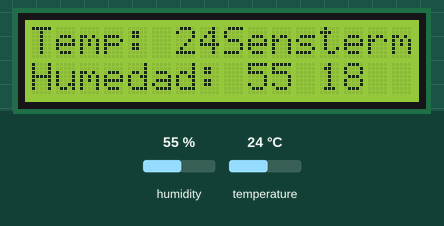
Bench run of a sketch on a simulated ESP8266 (NodeMCU). Parts: 16×2 character LCD. Inputs (shaded band) come from the test bench; at power-on: humidity 55 %, temperature 24 °C. WiFi joins after 1.5 s; servers stay silent unless stated; what the sketch prints to the serial monitor is not drawn.

Above: at 4.2 s.
4.3 s: humidity set to 22 %
At 8.0 s:
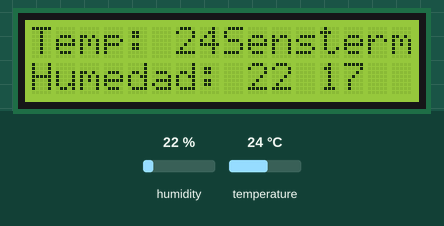
14.2 s: temperature set to 12 °C
At 16.4 s:
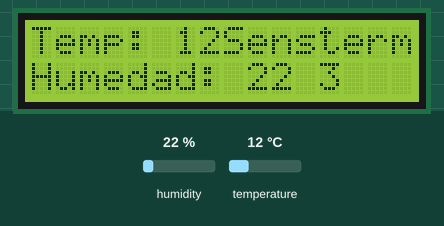
19.1 s: humidity set to 40 %
At 20.7 s:
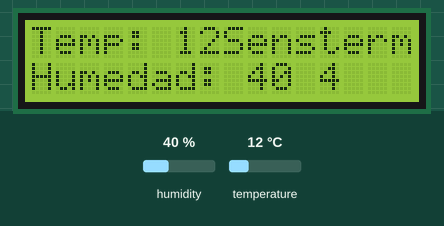
23.1 s: temperature set to 19 °C
At 25.0 s:
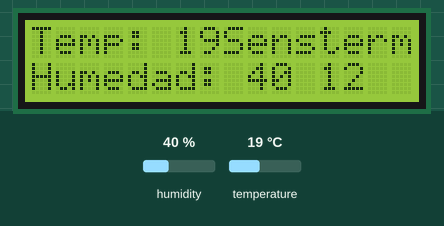
Timing chart, 0 to 26.5 s (numbered marks = the images above; inputs shaded):
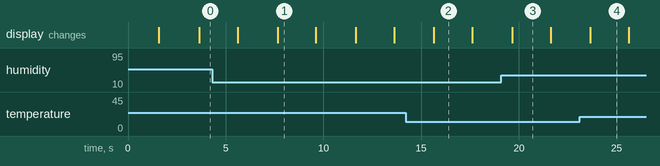

Measured:
- after the input at 4.3 s, the display: first differs from a run without the input after 3.3 s (image 1)
- after the input at 14.2 s, the display: changes after 1.4 s (image 2)
- after the input at 19.1 s, the display: changes after 0.55 s (image 3)
- after the input at 23.1 s, the display: changes after 0.55 s (image 4)
- what the display in image 1 shows lasts 2.0 s, from 7.6 s to 9.6 s

The sketch:

Dht-11.ino
```cpp
//Se incluyen las librerías del DHT
#include<DHT.h>
#include<DHT_U.h>
#include <LiquidCrystal_I2C.h>
/*D1=SCL
 * D2=SDA
 */
#include<Wire.h>
#include<ESP8266WiFi.h>

String Internet = "INFINITUMFC9B_2.4";    //Nombre del internet
String password = "P4YugE8pYK";    //Contraseña
int estado=0;   //Estado del led
WiFiServer server(80);  //Puerto en el que deebe de estar

LiquidCrystal_I2C lcd (0x27, 16, 2);  //Se crea un objeto del tipo "LiquidCrystal_I2C" llamado "lcd", con los siguientes parametros; dirección hexadecimal y cantidad de columnas y filas

#define SENSOR D4
float TEMPERATURA;
int HUMEDAD;
int hi; //Se crea una varaible de sensación termica
unsigned long start_time;
int pause=2000;
String Ip;
DHT dht(SENSOR, DHT11);   //Se crea un objeto del tipo DHT llamado dht
String IpAddress2String(const IPAddress& ipAddress){
return String(ipAddress[0]) + String(".") +\
String(ipAddress[1])+String(".") +\
String(ipAddress[2])+String(".") +\
String(ipAddress[3]);
}
boolean estado_impr=1;

void imprimir(){
  if(estado_impr){
  lcd.clear();
  lcd.setCursor(0,0);
  lcd.print(Internet);
  lcd.setCursor(0,1);
   lcd.print(Ip);
   }

  else{
    //Se escribe en el monitor serie la temperatura
  lcd.setCursor(0,0);
  lcd.print("Temp: ");
  lcd.println(TEMPERATURA);
  //Se escribe la humedad
  lcd.setCursor(0,1);
  lcd.print("Humedad: ");
  lcd.println(HUMEDAD);
    //Se escribe la sensación termica
  lcd.setCursor(8,0);
  lcd.print("Sensterm: ");
  lcd.setCursor(12,1);
  lcd.println(hi);


  }
  estado_impr= !estado_impr;
}
void leer (){
  TEMPERATURA=dht.readTemperature();    //Se lee la temperatura y se anida en la varialbe TEMPERATURA
  HUMEDAD=dht.readHumidity(); //Se la humedad y se anidad en la variable HUMEDAD
  hi=dht.computeHeatIndex(TEMPERATURA, HUMEDAD);  //Se opera la sensación termica con loss valores de TEMPERATURA y HUMEDAD
  imprimir();


}
void setup() {
Serial.begin(115200);
  lcd.clear();
 lcd.setCursor(0,0);
 lcd.print("Conectadno...");
 lcd.setCursor(0,1);
 lcd.print("Intento: ");
 int i=1;
   WiFi.begin(Internet, password);    //Se incializa el wifi con los parametrso de ssid y de contraseña
 while(WiFi.status() != WL_CONNECTED){ //Si aún no se conecta y el conteo es menor que la maxima catndiad de intentos
  delay(500);   //Cada medio segundo
  Serial.println(".");  ///Pone un punto por cada intento
 lcd.setCursor(10,1);
 lcd.print("       ");
 lcd.setCursor(10,2);
 lcd.print(String(i));
 i++;

 }

Ip= IpAddress2String(WiFi.localIP() );   //Se escribe la IP
imprimir();
  server.begin();
    Wire.begin();   //Se inicializa la conexión I2C
  lcd.init();
    lcd.clear();  //Se limpia la pantalla de cualquier texto
  lcd.setBacklight(HIGH); //Se enciende el foco trasero de la pantalla
  dht.begin();    //Se incializa el dht
start_time=millis();
Serial.println(WiFi.localIP());
}


void loop() {
  if(millis() -start_time >= pause){    //Demora
    start_time=millis();
    leer();

  }
 WiFiClient client= server.available();    //El wifi espera a que el servidor este disponible
if(!client){    //Si no hay cliente
  return;   //regresa
}
lcd.clear();
lcd.setCursor(0,0);
lcd.println("Nuevo Cliente..."); //Se escribe nuevo cliente

while(client.connected()&&!client.available()){   //Si el cliente está conectado y esta disponible
  delay(1);   //Manda cada 1 milisegundo
}
String peticion = client.readStringUntil ('\r');  //Se crea un string de petición que leerá la cadena de caracteres
//Serial.println(peticion);   //Se imprime la petición
client.flush();   //Se vacia el cliente
client.println("HTTP/1.1 200 OK");    //Se escribe el tipo de documento
//Se crea un html
client.println("Content-Type: text/html");
client.println("");
client.println("");
client.println("");
client.println("");
//Inicia el html
client.print("<!DOCTYPE html><html lang='en'><head><meta charset='UTF-8'><meta http-equiv='X-UA-Compatible' content='IE=edge'><meta name='viewport' content='width=device-width, initial-scale=1.0'><title>Encender led</title>");
client.print("<style>.Cuerpo{background-color: indigo; }.Juan{font-family: 'Lucida Sans', 'Lucida Sans Regular', 'Lucida Grande', 'Lucida Sans Unicode', Geneva, Verdana, sans-serif;     position: absolute;margin: 100;left: 50%;top: 50%;");
client.print("padding: 20px;border: 10px;width: 300px;border-radius: 30px;align-items: center;transform: translate(-50%,-50%); box-shadow: 0px 10px 0px;background-color: khaki; min-width: 300px;}</style></head><body class='Cuerpo'>");
client.print("<div class='Juan'><h2>Temperatura= "+String(TEMPERATURA)+"c</h2><h2>Humedad="+String(HUMEDAD)+"%</h2><h2>Sensación termica="+String(hi)+"c</h2></div></div><script>setInterval(function(){location.href = location.href;},1000*3);</script></body></html>");
//finaliza pagina
delay(10);

lcd.clear();
lcd.setCursor(0,0);
lcd.println("petición finalizada"); //Se escribe nuevo cliente
//Serial.println("");

}
```
